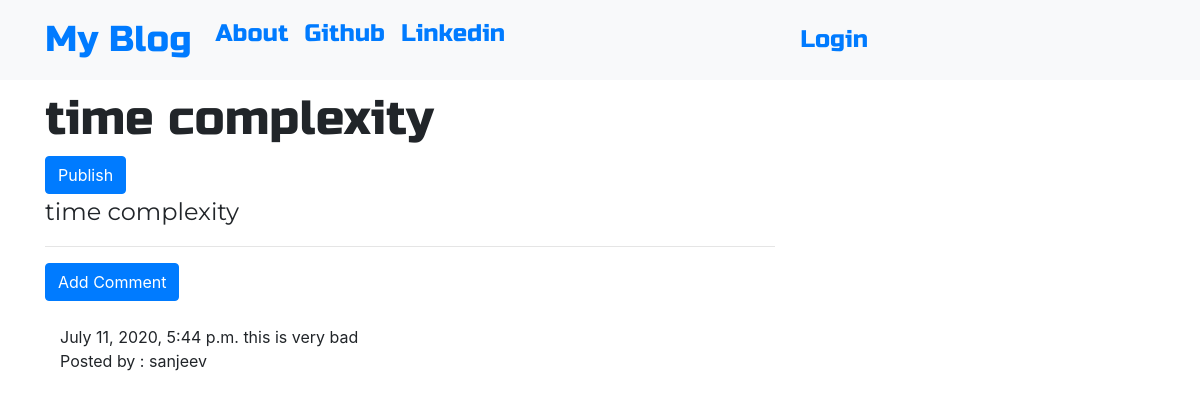
The app's page /post/4/ with its own data.
### blog/models.py (models this page shows, shortened)
class Post(models.Model):
    author=models.ForeignKey('auth.user',on_delete=models.CASCADE)
    title=models.CharField(max_length=200)
    text=models.TextField()
    create_date=models.DateTimeField(default=timezone.now())
    published_date=models.DateTimeField(blank=True,null=True)

class Comment(models.Model):
    post=models.ForeignKey('Post',related_name='comments',on_delete=models.CASCADE)
    author=models.CharField(max_length=200)
    text=models.TextField()
    create_date=models.DateTimeField(default=timezone.now())
    approved_comment=models.BooleanField(default=False)

### blog/views.py (the view)
# urls.py: path('post/<int:pk>/',views.PostDetailView.as_view(),name='post_detail'),
class PostDetailView(DetailView):
    model=Post

### blog/templates/blog/post_detail.html (shortened to what this page needs)
{% extends "blog/base.html" %}
{% block body_block %}
<h1 class="posttitle loader">{{ post.title }}</h1>
{% if post.published_date %}
<div class="date">
  {{ post.published_date }}
</div>
{% else %}
<a class="btn btn-primary" href="{% url "post_publish" pk=post.pk %}">Publish</a>
{% endif %}
<p class="postcontent">{{ post.title|safe|linebreaksbr}}</p>
<hr>
<a class="btn btn-primary btn-comment" href="{% url "add_comment_to_post" pk=post.pk %}">Add Comment</a>
<div class="container">
  {% for comment in post.comments.all %}
   <br>
   {% if user.is_authenticated or comment.approved_comment %}
    {{ comment.create_date }}
     {{ comment.text|safe|linebreaksbr}}
     <p>Posted by : {{ comment.author }}</p>
     {% endif %}
     {% empty %}
     <p>No comments found!</p>
  {% endfor %}
</div>
{% endblock %}

### blog/static/css/blog.css (style rules this page uses)
.posttitle { font-family: 'Russo One',sans-serif; font-size: 3em; }
.postcontent { font-family: 'Montserrat'; font-size: 1.5em; }
.loader { filter:hue-rotate(0deg); color:linear-gradient(45deg,#0f8,#08f); animation:hue 10000ms infinite linear; }

### records on screen
Post: title "time complexity"
Comment: create_date "July 11, 2020, 5:44 p.m.", text "this is very bad", author "sanjeev"
